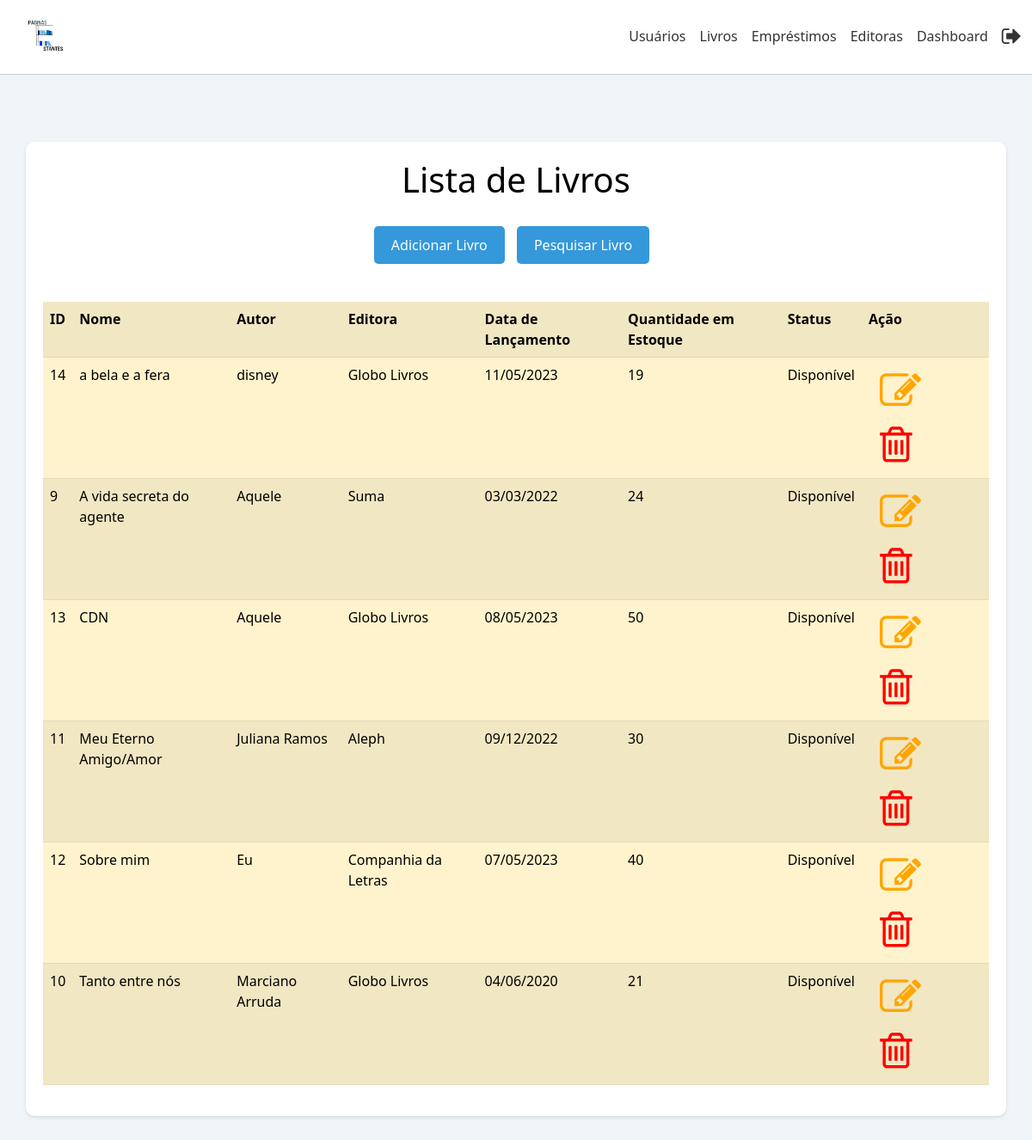
Before: /ProjetoWDA/livros.php with the older database file.
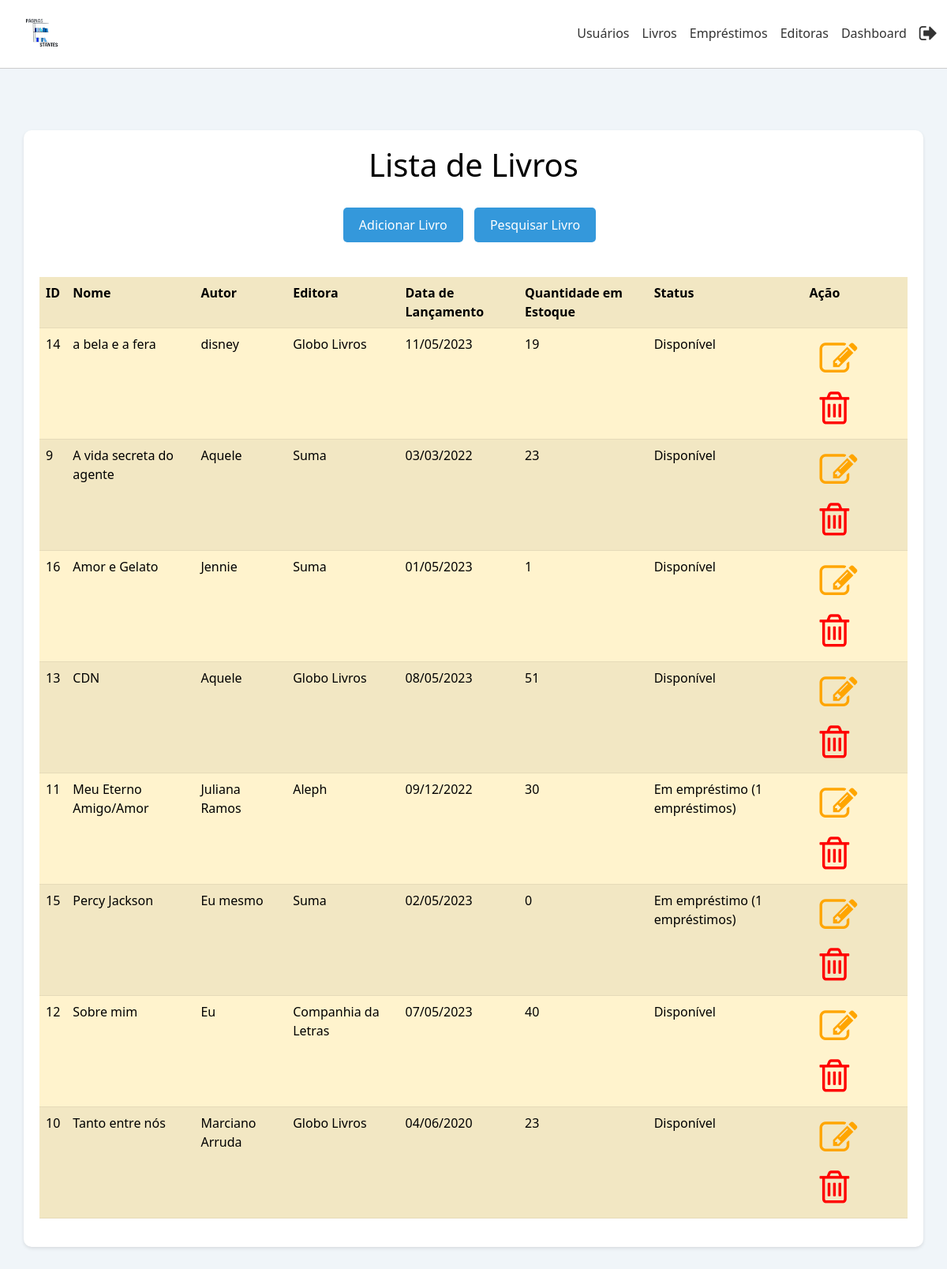
After: the same page with the newer database file.
### tables this page shows
CREATE TABLE `livros` (
  `id` int(11) NOT NULL,
  `nome` text DEFAULT NULL,
  `autor` text DEFAULT NULL,
  `editora` text DEFAULT NULL,
  `data_lancamento` date DEFAULT NULL,
  `estoque` int(11) DEFAULT NULL,
  `novo_estoque` int(11) DEFAULT NULL
);

### ProjetoWDA/livros.php (the view, shortened to what this page needs)
<!DOCTYPE html>
<html>
<head>
    <link rel="stylesheet" href="css/bootstrap.min.css">
    <link rel="stylesheet" href="https://cdnjs.cloudflare.com/ajax/libs/font-awesome/4.7.0/css/font-awesome.min.css">
</head>
<body>
<nav class="navbar navbar-expand-lg navbar-light">
    <div class="container-fluid">
        <a class="navbar-brand" href="#">
            <img src="logo.png" width="80" height="60">
        </a>
        <div class="collapse navbar-collapse justify-content-end" id="navbarNav">
            <ul class="navbar-nav">
                <li class="nav-item">
                    <a class="nav-link" href="usuarios.php">Usuários</a>
                </li>
                <li class="nav-item">
                    <a class="nav-link" href="livros.php">Livros</a>
                </li>
                <li class="nav-item">
                    <a class="nav-link" href="emprestimos.php">Empréstimos</a>
                </li>
                <li class="nav-item">
                    <a class="nav-link" href="editoras.php">Editoras</a>
                </li>
                <li class="nav-item">
                    <a class="nav-link" href="dashboard.php">Dashboard</a>
                </li>
                <li class="nav-item">
                    <a class="nav-link" href="logout.php">
                        <i class="fa fa-sign-out"></i>
                    </a>
                </li>
            </ul>
        </div>
    </div>
</nav>
    <div class="fundo">
        <br><br>
        <div class="container">
    <center><h1>Lista de Livros</h1></center>
    <center><a href="adicionarlivro.php"><button type="button" class="button-background-move">Adicionar Livro</button></a> <a href="pesquisarlivros.php"><button type="button" class="button-background-move">Pesquisar Livro</button></a></center>
    <br>
    <table class="table table-warning table-striped">
        <tr>
            <th>ID</th>
            <th>Nome</th>
            <th>Autor</th>
            <th>Editora</th>
            <th>Data de Lançamento</th>
            <th>Quantidade em Estoque</th>
            <th>Status</th>
            <th>Ação</th>
        </tr>
        <?php
            include 'conexao.php';
            $sql = "SELECT livros.id, livros.nome, livros.autor, livros.editora, livros.data_lancamento, livros.estoque, COUNT(emprestimos.id) AS quantidade_emprestimos
            FROM livros
            LEFT JOIN emprestimos ON livros.id = emprestimos.livro_id AND emprestimos.status = ''
            GROUP BY livros.id
            ORDER BY livros.nome ASC";
            $result = $conn->query($sql);
            while($row = $result->fetch_assoc()) {
                echo "<tr>";
                echo "<td>".$row["id"]."</td>";
                echo "<td>".$row["nome"]."</td>";
                echo "<td>".$row["autor"]."</td>";
                echo "<td>".$row["editora"]."</td>";
                echo "<td>".formatarData($row["data_lancamento"])."</td>";
                echo "<td>".$row["estoque"]."</td>";
                echo "<td>";
                if ($row["quantidade_emprestimos"] > 0) {
                    echo "Em empréstimo (".$row["quantidade_emprestimos"]." empréstimos)";
                } else {
                    echo "Disponível";
                }
                echo "</td>";
                echo "<td><a href='editarlivros.php?id=".$row["id"]."' class='btn'><i class='fa fa-edit' style='font-size:48px;color:orange'></i></a><a href='excluirlivro.php?id=".$row["id"]."' class='btn'><i class='fa fa-trash-o' style='font-size:48px;color:red'></i></a></td>";
                echo "</tr>";
            }
            function formatarData($data) {
                return date("d/m/Y", strtotime($data));
            }
        ?>
    </table>
    </div>
    </div>
</body>
</html>

Changed rows visible on the page:
changed livros "A vida secreta do agente": estoque "24" → "23"
added livros: id "16", nome "Amor e Gelato", autor "Jennie", editora "Suma", data_lancamento "01/05/2023", estoque "1", shows "Disponível"
changed livros "CDN": estoque "50" → "51"
shown differently, row unchanged: livros "Meu Eterno Amigo/Amor": quantidade_emprestimos (not shown) → "1"; text "Disponível" → "Em empréstimo ( empréstimos)"
added livros: id "15", nome "Percy Jackson", autor "Eu mesmo", editora "Suma", data_lancamento "02/05/2023", estoque "0", quantidade_emprestimos "1"
changed livros "Tanto entre nós": estoque "21" → "23"
